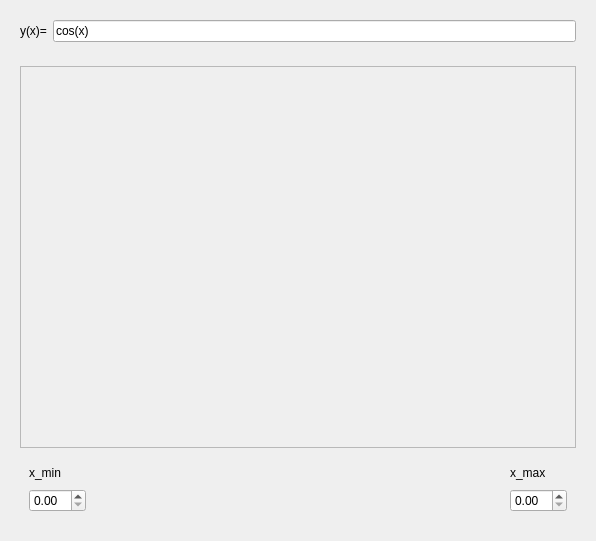
<?xml version="1.0" encoding="UTF-8"?>
<ui version="4.0">
 <class>QtFunctionPlotterMainDialog</class>
 <widget class="QDialog" name="QtFunctionPlotterMainDialog">
  <property name="geometry">
   <rect>
    <x>0</x>
    <y>0</y>
    <width>596</width>
    <height>541</height>
   </rect>
  </property>
  <property name="windowTitle">
   <string>SurfacePlotter</string>
  </property>
  <layout class="QVBoxLayout" name="verticalLayout_2">
   <item>
    <widget class="QWidget" name="widget_equation" native="true">
     <property name="sizePolicy">
      <sizepolicy hsizetype="Preferred" vsizetype="Maximum">
       <horstretch>0</horstretch>
       <verstretch>0</verstretch>
      </sizepolicy>
     </property>
     <layout class="QHBoxLayout" name="horizontalLayout">
      <item>
       <widget class="QLabel" name="label">
        <property name="text">
         <string>y(x)=</string>
        </property>
       </widget>
      </item>
      <item>
       <widget class="QLineEdit" name="edit_equation">
        <property name="text">
         <string>cos(x)</string>
        </property>
       </widget>
      </item>
     </layout>
    </widget>
   </item>
   <item>
    <widget class="QWidget" name="widget_main" native="true">
     <layout class="QGridLayout" name="gridLayout_2">
      <item row="1" column="0">
       <widget class="QWidget" name="widget_bottom" native="true">
        <property name="maximumSize">
         <size>
          <width>16777215</width>
          <height>100</height>
         </size>
        </property>
        <layout class="QGridLayout" name="gridLayout">
         <item row="1" column="2">
          <widget class="QDoubleSpinBox" name="box_maxx"/>
         </item>
         <item row="1" column="0">
          <widget class="QDoubleSpinBox" name="box_minx"/>
         </item>
         <item row="0" column="2">
          <widget class="QLabel" name="label_maxx">
           <property name="text">
            <string>x_max</string>
           </property>
          </widget>
         </item>
         <item row="0" column="1">
          <spacer name="spacer_bottom">
           <property name="orientation">
            <enum>Qt::Horizontal</enum>
           </property>
           <property name="sizeHint" stdset="0">
            <size>
             <width>40</width>
             <height>20</height>
            </size>
           </property>
          </spacer>
         </item>
         <item row="0" column="0">
          <widget class="QLabel" name="label_minx">
           <property name="text">
            <string>x_min</string>
           </property>
          </widget>
         </item>
        </layout>
       </widget>
      </item>
      <item row="0" column="0">
       <widget class="QScrollArea" name="area_plot">
        <property name="widgetResizable">
         <bool>true</bool>
        </property>
        <widget class="QWidget" name="plot_contents">
         <property name="geometry">
          <rect>
           <x>0</x>
           <y>0</y>
           <width>558</width>
           <height>389</height>
          </rect>
         </property>
        </widget>
       </widget>
      </item>
     </layout>
    </widget>
   </item>
  </layout>
 </widget>
 <resources/>
 <connections/>
</ui>
